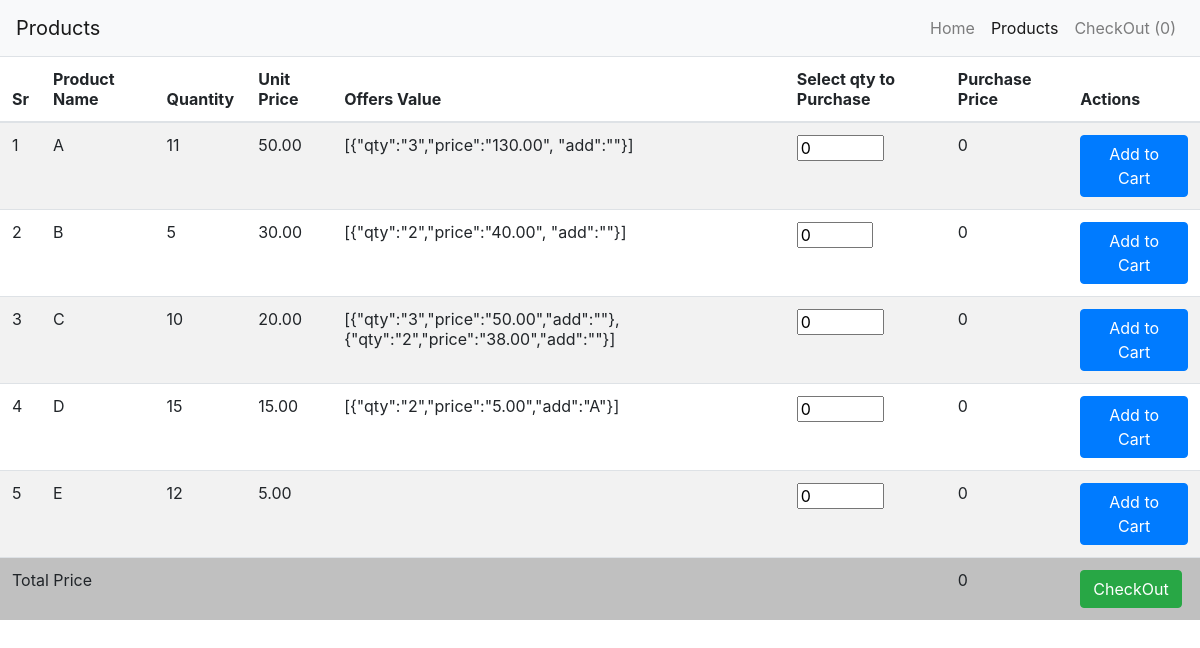
/?c=ShoppingCart, run on the app's committed database.
### tables this page shows
CREATE TABLE `products` (
  `id` int(11) NOT NULL,
  `name` varchar(255) NOT NULL,
  `qty` int(11) NOT NULL DEFAULT 0,
  `price` decimal(10,2) NOT NULL DEFAULT 0.00,
  `offer_values` longtext DEFAULT NULL,
  `is_deleted` char(1) NOT NULL DEFAULT 'N' COMMENT '''N'' -> active, ''Y'' -> Soft Delete',
  `updated_at` datetime NOT NULL,
  `created_at` datetime NOT NULL
);

### controller/BaseController.php (called while the page is built, shortened)
<?php
abstract class BaseController {
  protected function RenderPage ($pageName, $layoutPath, $viewPath, $model = null) {
    $PAGE = $pageName;
    include $viewPath;
    $MASTER_CONTENT = ob_get_clean();
    require_once $layoutPath;
  }
}
?>

### controller/ShoppingCartController.php (called while the page is built, shortened)
<?php
include_once('./model/ShoppingCartModel.php');
class ShoppingCartController extends BaseController {
    public function Index () {
        $model = ShoppingCartModel::GetProductList();
        if(!empty($model)){
            $model = $this->FetchSessionData($model, "Y");
        }
        parent::RenderPage(
            'Products',
            'view/layout/layout.php',
            'view/list_product_view.php',
            $model
        );
    }
    private function FetchSessionData($model, $isIndexPage = 'Y') {
        $return_arr = array();
        if(!empty($model)) {
            $is_session_set = false;
            $grandTotal = 0;
            foreach ($model as $key => $value) {
                if($is_session_set && isset($sessionCartValue[md5($value['id'])])) {
                    if($value['qty'] < $sessionCartValue[md5($value['id'])]['buy_quantity']) {
                        unset($_SESSION['SHOPPINGCART']['PRODUCTLIST'][md5($value['id'])]);
                        if($isIndexPage == 'Y') {
                            $model[$key]['buy_price'] = 0;
                            $model[$key]['buy_quantity'] = 0;
                            $model[$key]['action'] = 'Add';
                        } else {
                            unset($model[$key]);
                        }
                    } else {
                        $model[$key]['buy_quantity'] = $sessionCartValue[md5($value['id'])]['buy_quantity'];
                        $model[$key]['action'] = 'Remove';
                        $totalPrice = $this->TotalPriceCal($model[$key]);
                        if($sessionCartValue[md5($value['id'])]['buy_price'] != $totalPrice) {
                            $model[$key]['buy_price'] = $totalPrice;
                            $_SESSION['SHOPPINGCART']['PRODUCTLIST'][md5($value['id'])]['buy_price'] = $totalPrice;
                            $_SESSION['SHOPPINGCART']['PRODUCTLIST'][md5($value['id'])]['price'] = $value['price'];
                            $_SESSION['SHOPPINGCART']['PRODUCTLIST'][md5($value['id'])]['offer_values'] = $value['offer_values'];
                            $grandTotal = $grandTotal + $totalPrice;
                        } else {
                            $model[$key]['buy_price'] = $sessionCartValue[md5($value['id'])]['buy_price'];
                            $grandTotal = $grandTotal + $sessionCartValue[md5($value['id'])]['buy_price'];
                        }
                    }
                } else {
                    if($isIndexPage == 'Y') {
                        $model[$key]['buy_price'] = 0;
                        $model[$key]['buy_quantity'] = 0;
                        $model[$key]['action'] = 'Add';
                    } else {
                        unset($model[$key]);
                    }
                }
            }
            $return_arr = array(
                'product_list' => $model,
                'grand_total' => $grandTotal,
            );
        }
        return $return_arr;
    }
}
?>

### config/DatabaseClass.php (called while the page is built, shortened)
<?php
class DatabaseClass {
  protected $query;
  public function __construct() {
    $this->dbconnection = new mysqli($this->hostname = 'localhost', $this->username = 'root', $this->password = 'Password@2022', $this->database = 'shoppingcart');
  }
  public function query($query) {
    if ($this->query = $this->dbconnection->prepare($query)) {
      $this->query->execute();
    } else {
      $this->error('Unable to prepare MySQL statement (check your syntax) - ' . $this->dbconnection->error);
    }
    return $this;
  }
  public function fetchAll($callback = null) {
    $params = array();
    $row = array();
    $meta = $this->query->result_metadata();
    while ($field = $meta->fetch_field()) {
      $params[] = &$row[$field->name];
    }
    call_user_func_array(array($this->query, 'bind_result'), $params);
    $result = array();
      while ($this->query->fetch()) {
        $r = array();
        foreach ($row as $key => $val) {
          $r[$key] = $val;
        }
        if ($callback != null && is_callable($callback)) {
          $value = call_user_func($callback, $r);
          if ($value == 'break') break;
        } else {
          $result[] = $r;
        }
      }
      return $result;
    }
}
?>

### model/ShoppingCartModel.php (called while the page is built, shortened)
<?php
class ShoppingCartModel {
  public static function GetProductList () {
    $db = new DatabaseClass();
    $statement = $db->query('SELECT `name`, `qty`, `price`, `offer_values`, `id` FROM `products` WHERE `is_deleted` = "N"')->fetchAll();
    return $statement;
  }
}
?>

### view/list_product_view.php (the view, shortened to what this page needs)
<table class="table table-striped table-hover dt-datatable">
  <thead>
    <tr>
      <th>Sr</th>
      <th>Product Name</th>
      <th>Quantity</th>
      <th>Unit Price</th>
      <th>Offers Value</th>
      <th>Select qty to Purchase</th>
      <th>Purchase Price</th>
      <th class="no-sort">Actions</th>
    </tr>
  </thead>
  <?php if(!empty($model)) {
    $i=1;?>
    <tbody>
      <?php foreach ($model['product_list'] as $article) { ?>
        <tr>
          <form class="form-inline my-2 my-lg-0" id='cartform_<?=$i?>' method="POST">
            <td><?=$i;?></td>
            <td><?=$article['name']?></td>
            <td><?=$article['qty']?></td>
            <td><?=$article['price']?></td>
            <td><?=$article['offer_values']?></td>
            <td>
              <input type="number" id="buy_quantity_<?=$i?>" name="buy_quantity" data-id="<?=$i?>" class="buy_quantity" value = "<?=$article['buy_quantity']?>" min="0" max="<?=$article['qty']?>" <?=$article['buy_quantity'] > 0 ? 'disabled' : ''?>>
            </td>
            <td><span id="buy_price_<?=$i?>"><?=$article['buy_price']?></span></td>
            <td>
              <a href="#" class="btn btn-primary add_to_cart" data-id="<?=$i?>" id="add_to_cart_<?=$i?>" <?=$article['action'] == 'Add' ? '' : 'style="display: none;"'?>>Add to Cart</a>
            </td>
          </form>
        </tr>
      <?php $i++; } ?>
      <tr bgcolor="silver">
        <b>
          <td colspan="6">Total Price</td>
          <td><span id="display_grand_total"><?=$model['grand_total']?></span></td>
          <td><a href="?c=ShoppingCart&a=CheckOutPage" class="btn btn-success">CheckOut</a></td>
        </b>
      </tr>
    </tbody>
  <?php } ?>
</table>

### index.php (shortened to what this page needs)
<?php
include_once('./controller/BaseController.php');
require_once('./controller/ShoppingCartController.php');
include_once('./config/DatabaseClass.php');
class FrontController {
    private static function IsPublicRequest () {
        $isControllerSet = isset($_REQUEST['c']);
        $controller = $isControllerSet ? $_REQUEST['c'] : FrontController::DefaultController;
        return $controller;
    }
    private static function RenderController ($default = FrontController::DefaultController) {
        if (!isset($_REQUEST['c'])) {
        	FrontController::Render($default);
        } else FrontController::RenderFromQueryString();
    }
    private static function RenderFromQueryString () {
        $accion = isset($_REQUEST['a']) ? $_REQUEST['a'] : 'Index';
        $controller = new $controller;
        call_user_func(array($controller, $accion));
    }
    public static function ProcessRequest () {
        if (FrontController::IsPublicRequest()) { FrontController::RenderController(); return; }
    }
}
FrontController::ProcessRequest();
?>

### view/layout/layout.php (shortened to what this page needs)
<html>
  <head>
      <link rel="stylesheet" href="https://cdn.jsdelivr.net/npm/bootstrap@4.4.1/dist/css/bootstrap.min.css">
  </head>
<body>
  <div id="shopping-cart">
      <?php include('_navbar.php'); ?>
      <div class="panel-body">
        <div class="row">
          <div class="col-lg-12">
            <?=$MASTER_CONTENT?>
          </div>
        </div>
      </div>
  </body>
</html>

### view/layout/_navbar.php (shortened to what this page needs)
<nav class="navbar navbar-expand-lg navbar-light bg-light" <?=$PAGE == 'Welcome' ? 'style = "display:none"' : '' ?>>
  <div class="collapse navbar-collapse" id="navbar_toggler_value">
    <a class="navbar-brand mr-auto " href="#"><?=$PAGE?></a>
    <ul class="navbar-nav mt-2 mt-lg-0">
      <li class="nav-item">
        <a class="nav-link" href="?c=Welcome">Home</a>
      </li>
      <li class="nav-item <?=$PAGE == 'Products' ? 'active' : '' ?>">
        <a class="nav-link" href="?c=ShoppingCart">Products</a>
      </li>
      <li class="nav-item <?=$PAGE == 'CheckOut' ? 'active' : '' ?>">
        <a class="nav-link" href="?c=ShoppingCart&a=CheckOutPage"> CheckOut (<span id="purchase_count"><?= isset($_SESSION['SHOPPINGCART']['PRODUCTLIST']) && !empty($_SESSION['SHOPPINGCART']['PRODUCTLIST']) ? count($_SESSION['SHOPPINGCART']['PRODUCTLIST']) : 0 ?></span>) </a>
      </li>
    </ul>
  </div>
</nav>

### data on the page
products: name "A", qty "11", price "50.00", offer_values "[{\"qty\":\"3\",\"price\":\"130.00\", \"add\":\"\"}]", buy_quantity "0", buy_price "0"
products: name "B", qty "5", price "30.00", offer_values "[{\"qty\":\"2\",\"price\":\"40.00\", \"add\":\"\"}]", buy_quantity "0", buy_price "0"
products: name "C", qty "10", price "20.00", offer_values "[{\"qty\":\"3\",\"price\":\"50.00\",\"add\":\"\"},{\"qty\":\"2\",\"price\":\"38.00\",\"add\":\"\"}]", buy_quantity "0", buy_price "0"
products: name "D", qty "15", price "15.00", offer_values "[{\"qty\":\"2\",\"price\":\"5.00\",\"add\":\"A\"}]", buy_quantity "0", buy_price "0"
products: name "E", qty "12", price "5.00", buy_quantity "0", buy_price "0"

### other printed values
$PAGE "Products"
$model['grand_total'] "0"
